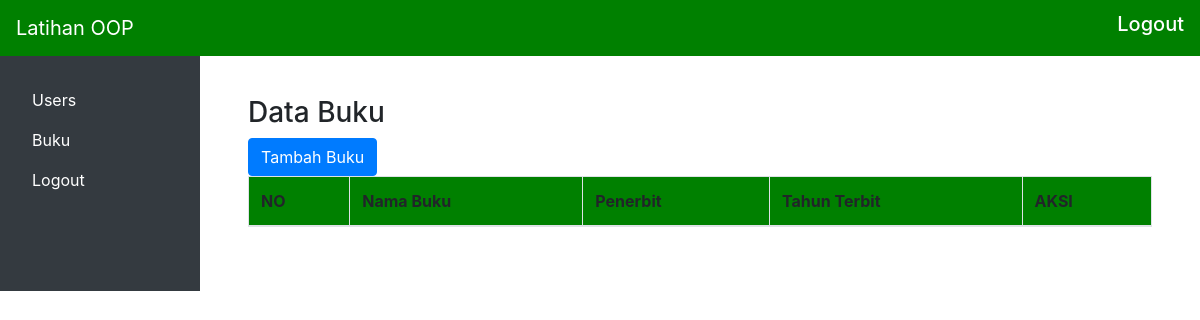
Page /?page=buku on the earlier database version.
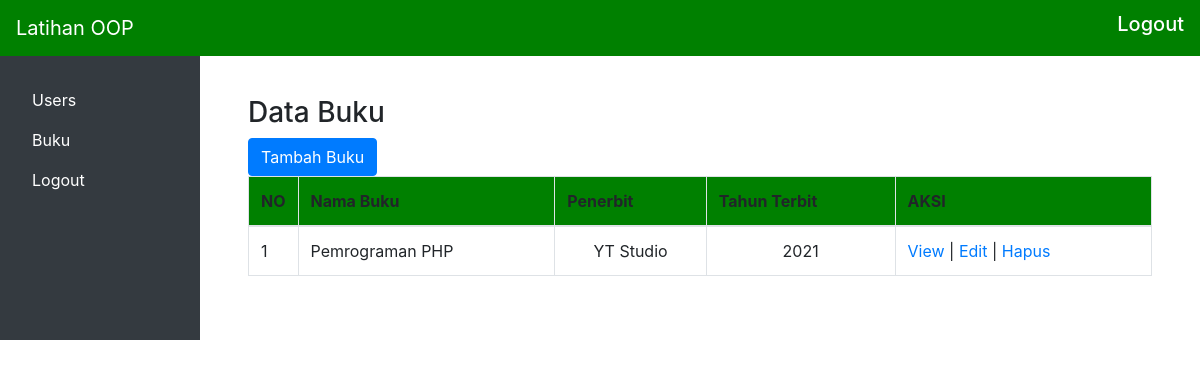
Same page on the later database version.
### tables this page shows
CREATE TABLE `buku` (
  `id` int(11) NOT NULL,
  `nama_buku` varchar(100) NOT NULL,
  `penerbit` varchar(100) NOT NULL,
  `tahun_terbit` year(4) NOT NULL
);

### inc/database.class.php (called while the page is built, shortened)
<?php
class Database
{
  var $hostname = 'localhost';
  var $username = 'root';
  var $password = '';
  var $dbname = 'db_latihanoop';
  var $connection = '';
  function __construct()
  {
    $this->connection = mysqli_connect($this->hostname, $this->username, $this->password, $this->dbname);
  }
  public function get($table)
  {
    $data = mysqli_query($this->connection, "select * from {$table}");
    while ($row = mysqli_fetch_array($data)) {
      $result[] = $row;
    }
    return $result;
  }
}
?>

### modules/buku/buku.php (the view)
<?php $bukudata = $db->get('buku'); ?>
<h3>Data Buku</h3>
<a href="?page=user_add" class="btn btn-primary">Tambah Buku</a>
<table width="100%" class="table table-hover table-bordered">
  <thead>
    <tr class="bg-green">
			<th>NO</th>
			<th>Nama Buku</th>
			<th>Penerbit</th>
			<th>Tahun Terbit</th>
			<th>AKSI</th>
    </tr>
	</thead>
  <tbody>
    <?php
    $no = 1;
    foreach ($bukudata as $row) { ?>
    <tr>
      <td width='1%'><?=$no++?></td>
      <td><?=$row['nama_buku']?></td>
      <td class="text-center"><?=$row['penerbit']?></td>
      <td class="text-center"><?=$row['tahun_terbit']?></td>
      <td> <a href="?page=buku_detail&id=<?=$row['id']?>">View</a> | <a href="?page=buku_edit&id=<?=$row['id']?>">Edit</a> | <a href="?page=buku_delete&id=<?=$row['id']?>">Hapus</a> </td>
    </tr>
  <?php } ?>
  </tbody>
</table>

Differences in the rows shown:
added buku: nama_buku "Pemrograman PHP", penerbit "YT Studio", tahun_terbit "2021"
